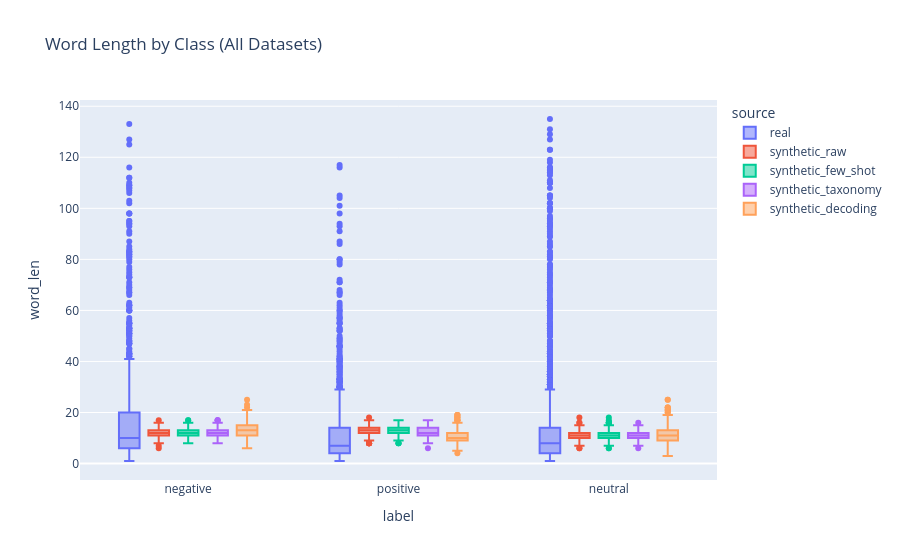

The notebook cell saved with this chart:
### Markdown cell above
### LENGTH vs CLASS

### Code cell
plot_df = []

for name, df in datasets.items():
    tmp = df.copy()
    tmp["source"] = name
    plot_df.append(tmp)

plot_df = pd.concat(plot_df)

fig = px.box(
    plot_df,
    x="label",
    y="word_len",
    color="source",
    title="Word Length by Class (All Datasets)"
)
fig.show()

### Figure 1 — Plotly figure (JSON) as saved in the notebook; plotly's stock layout.template omitted (floating-point values rounded to 4 significant figures; data arrays with more than 128 entries replaced by an {"elided": "..."} marker saying what was removed)
{"data": [{"alignmentgroup": "True", "hovertemplate": "source=real<br>label=%{x}<br>word_len=%{y}<extra></extra>", "legendgroup": "real", "marker": {"color": "#636efa"}, "name": "real", "notched": false, "offsetgroup": "real", "orientation": "v", "showlegend": true, "type": "box", "x": {"elided": "4649 str values"}, "x0": " ", "xaxis": "x", "y": {"elided": "4649 int values"}, "y0": " ", "yaxis": "y"}, {"alignmentgroup": "True", "hovertemplate": "source=synthetic_raw<br>label=%{x}<br>word_len=%{y}<extra></extra>", "legendgroup": "synthetic_raw", "marker": {"color": "#EF553B"}, "name": "synthetic_raw", "notched": false, "offsetgroup": "synthetic_raw", "orientation": "v", "showlegend": true, "type": "box", "x": {"elided": "1500 str values"}, "x0": " ", "xaxis": "x", "y": {"elided": "1500 int values"}, "y0": " ", "yaxis": "y"}, {"alignmentgroup": "True", "hovertemplate": "source=synthetic_few_shot<br>label=%{x}<br>word_len=%{y}<extra></extra>", "legendgroup": "synthetic_few_shot", "marker": {"color": "#00cc96"}, "name": "synthetic_few_shot", "notched": false, "offsetgroup": "synthetic_few_shot", "orientation": "v", "showlegend": true, "type": "box", "x": {"elided": "1500 str values"}, "x0": " ", "xaxis": "x", "y": {"elided": "1500 int values"}, "y0": " ", "yaxis": "y"}, {"alignmentgroup": "True", "hovertemplate": "source=synthetic_taxonomy<br>label=%{x}<br>word_len=%{y}<extra></extra>", "legendgroup": "synthetic_taxonomy", "marker": {"color": "#ab63fa"}, "name": "synthetic_taxonomy", "notched": false, "offsetgroup": "synthetic_taxonomy", "orientation": "v", "showlegend": true, "type": "box", "x": {"elided": "1500 str values"}, "x0": " ", "xaxis": "x", "y": {"elided": "1500 int values"}, "y0": " ", "yaxis": "y"}, {"alignmentgroup": "True", "hovertemplate": "source=synthetic_decoding<br>label=%{x}<br>word_len=%{y}<extra></extra>", "legendgroup": "synthetic_decoding", "marker": {"color": "#FFA15A"}, "name": "synthetic_decoding", "notched": false, "offsetgroup": "synthetic_decoding", "orientation": "v", "showlegend": true, "type": "box", "x": {"elided": "1500 str values"}, "x0": " ", "xaxis": "x", "y": {"elided": "1500 int values"}, "y0": " ", "yaxis": "y"}], "layout": {"boxmode": "group", "legend": {"title": {"text": "source"}, "tracegroupgap": 0}, "title": {"text": "Word Length by Class (All Datasets)"}, "xaxis": {"anchor": "y", "domain": [0, 1], "title": {"text": "label"}}, "yaxis": {"anchor": "x", "domain": [0, 1], "title": {"text": "word_len"}}}}
